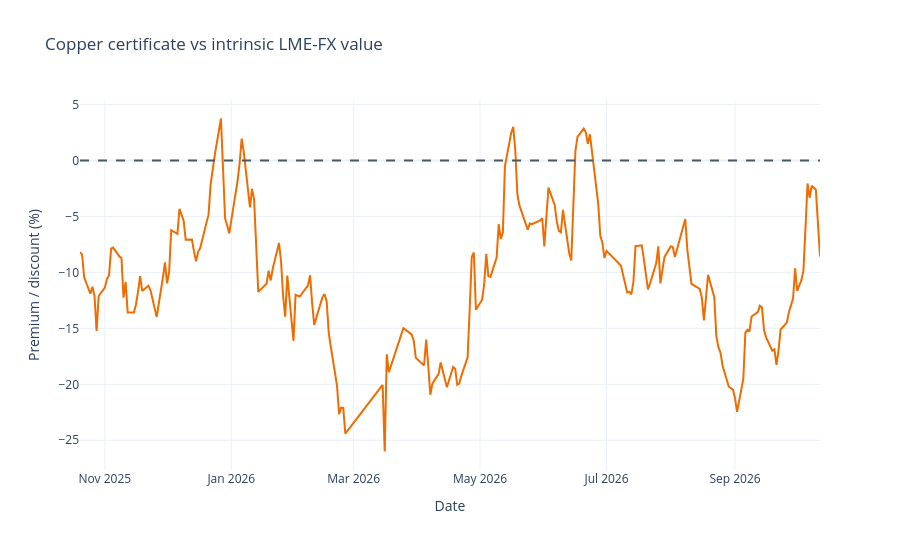

Notebook code for this chart:
### Markdown cell above
## 10. Certificate premium over intrinsic copper value

This measure compares certificate VWAP directly with `LME cash USD/kg × free-market USD/IRR`; it does not use observed, interpolated, or regression-estimated IME physical price.

### Code cell
certificate_intrinsic_bubble = certificate_features[[
    "date", "certificate_price", "lme_usd_per_kg", "usd_irr", "intrinsic_price"
]].copy()
certificate_intrinsic_bubble["certificate_vs_intrinsic_bubble_pct"] = (
    certificate_intrinsic_bubble["certificate_price"]
    / certificate_intrinsic_bubble["intrinsic_price"]
    - 1
) * 100

fig = go.Figure(go.Scatter(x=certificate_intrinsic_bubble['date'],
    y=certificate_intrinsic_bubble['certificate_vs_intrinsic_bubble_pct'],
    name='Certificate premium over intrinsic value', line_color='#EF6C00'))
fig.add_hline(y=0, line_dash='dash', line_color='#455A64')
fig.update_layout(title='Copper certificate vs intrinsic LME-FX value',
    xaxis_title='Date', yaxis_title='Premium / discount (%)',
    height=550, template='plotly_white')
fig.show()
certificate_intrinsic_bubble

### Figure 1 — Plotly figure (JSON) as saved in the notebook; plotly's stock layout.template omitted (floating-point values rounded to 4 significant figures; data arrays with more than 128 entries replaced by an {"elided": "..."} marker saying what was removed)
{"data": [{"line": {"color": "#EF6C00"}, "name": "Certificate premium over intrinsic value", "type": "scatter", "x": {"elided": "228 str values"}, "y": {"elided": "228 float values"}}], "layout": {"height": 550, "shapes": [{"line": {"color": "#455A64", "dash": "dash"}, "type": "line", "x0": 0, "x1": 1, "xref": "x domain", "y0": 0, "y1": 0, "yref": "y"}], "title": {"text": "Copper certificate vs intrinsic LME-FX value"}, "xaxis": {"title": {"text": "Date"}}, "yaxis": {"title": {"text": "Premium / discount (%)"}}}}
